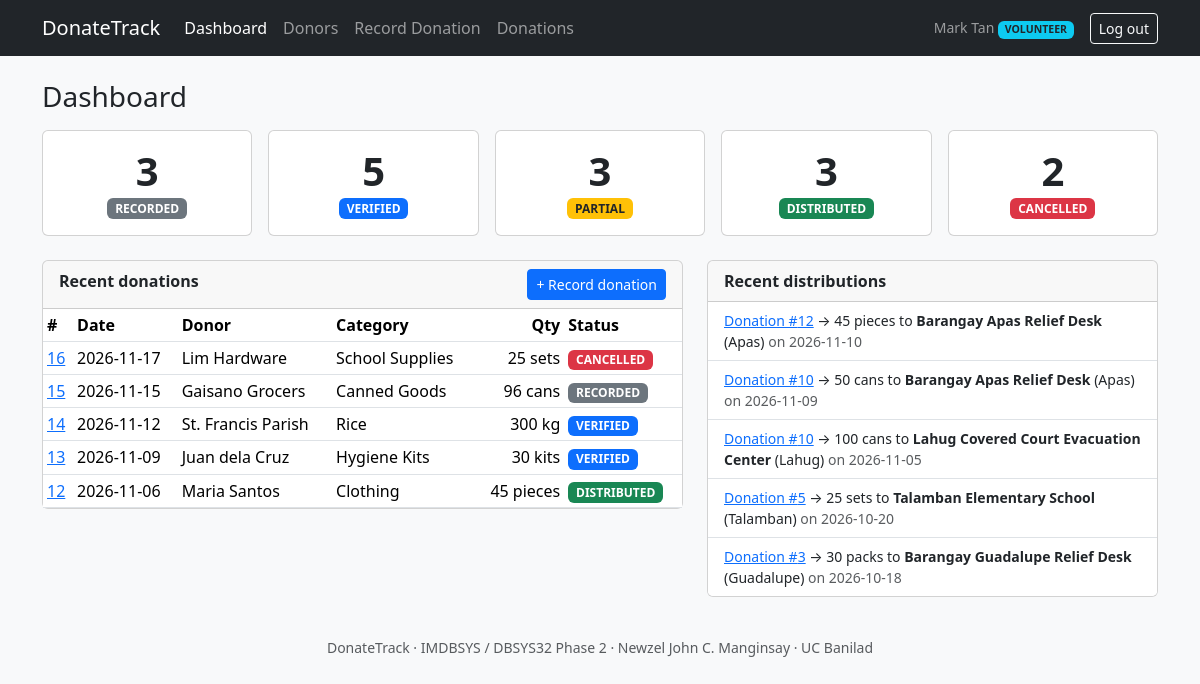
The app's page /dashboard.php (signed in) with its own data.
### tables this page shows
CREATE TABLE users (
  user_id        INT UNSIGNED NOT NULL AUTO_INCREMENT,
  username       VARCHAR(50)  NOT NULL,
  password_hash  VARCHAR(255) NOT NULL,
  full_name      VARCHAR(100) NOT NULL,
  role           ENUM('COORDINATOR','VOLUNTEER','DONOR') NOT NULL,
  is_active      TINYINT(1)   NOT NULL DEFAULT 1,
  created_at     TIMESTAMP    NOT NULL DEFAULT CURRENT_TIMESTAMP,
  PRIMARY KEY (user_id),
  UNIQUE KEY uq_users_username (username),
  CONSTRAINT chk_users_active CHECK (is_active IN (0,1))
);

CREATE TABLE distributions (
  distribution_id   INT UNSIGNED  NOT NULL AUTO_INCREMENT,
  donation_id       INT UNSIGNED  NOT NULL,
  released_by       INT UNSIGNED  NOT NULL,
  recipient_name    VARCHAR(120)  NOT NULL,
  recipient_area    VARCHAR(120)  NOT NULL,
  quantity_released DECIMAL(12,2) NOT NULL,
  distribution_date DATE          NOT NULL,
  remarks           VARCHAR(255)  NULL,
  created_at        TIMESTAMP     NOT NULL DEFAULT CURRENT_TIMESTAMP,
  PRIMARY KEY (distribution_id),
  KEY idx_distributions_donation (donation_id),
  CONSTRAINT fk_distributions_donation FOREIGN KEY (donation_id)
    REFERENCES donations (donation_id) ON DELETE RESTRICT ON UPDATE CASCADE,
  CONSTRAINT fk_distributions_user FOREIGN KEY (released_by)
    REFERENCES users (user_id) ON DELETE RESTRICT ON UPDATE CASCADE,
  CONSTRAINT chk_distributions_qty CHECK (quantity_released > 0)    
);

CREATE TABLE donations (
  donation_id    INT UNSIGNED  NOT NULL AUTO_INCREMENT,
  donor_id       INT UNSIGNED  NOT NULL,
  category_id    INT UNSIGNED  NOT NULL,
  recorded_by    INT UNSIGNED  NOT NULL,
  donation_date  DATE          NOT NULL,
  quantity       DECIMAL(12,2) NOT NULL,
  status         ENUM('RECORDED','VERIFIED','PARTIAL','DISTRIBUTED','CANCELLED')
                 NOT NULL DEFAULT 'RECORDED',
  notes          VARCHAR(500)  NULL,
  cancel_reason  VARCHAR(255)  NULL,
  created_at     TIMESTAMP     NOT NULL DEFAULT CURRENT_TIMESTAMP,
  updated_at     TIMESTAMP     NOT NULL DEFAULT CURRENT_TIMESTAMP
                               ON UPDATE CURRENT_TIMESTAMP,
  PRIMARY KEY (donation_id),
  KEY idx_donations_status_date (status, donation_date),
  KEY idx_donations_category (category_id),
  KEY idx_donations_donor (donor_id),
  CONSTRAINT fk_donations_donor    FOREIGN KEY (donor_id)
    REFERENCES donors (donor_id) ON DELETE RESTRICT ON UPDATE CASCADE,
  CONSTRAINT fk_donations_category FOREIGN KEY (category_id)
    REFERENCES donation_categories (category_id) ON DELETE RESTRICT ON UPDATE CASCADE,
  CONSTRAINT fk_donations_user     FOREIGN KEY (recorded_by)
    REFERENCES users (user_id) ON DELETE RESTRICT ON UPDATE CASCADE,
  CONSTRAINT chk_donations_qty CHECK (quantity > 0)           
);

CREATE TABLE donors (
  donor_id    INT UNSIGNED NOT NULL AUTO_INCREMENT,
  user_id     INT UNSIGNED NULL,
  donor_name  VARCHAR(120) NOT NULL,
  donor_type  ENUM('INDIVIDUAL','ORGANIZATION','BUSINESS') NOT NULL,
  email       VARCHAR(120) NULL,
  phone       VARCHAR(30)  NULL,
  address     VARCHAR(255) NULL,
  is_active   TINYINT(1)   NOT NULL DEFAULT 1,
  created_at  TIMESTAMP    NOT NULL DEFAULT CURRENT_TIMESTAMP,
  PRIMARY KEY (donor_id),
  UNIQUE KEY uq_donors_email (email),           
  UNIQUE KEY uq_donors_user  (user_id),         
  KEY idx_donors_name (donor_name),
  CONSTRAINT fk_donors_user FOREIGN KEY (user_id)
    REFERENCES users (user_id) ON DELETE SET NULL ON UPDATE CASCADE,
  CONSTRAINT chk_donors_active CHECK (is_active IN (0,1))
);

CREATE TABLE donation_categories (
  category_id    INT UNSIGNED NOT NULL AUTO_INCREMENT,
  category_name  VARCHAR(80)  NOT NULL,
  unit           VARCHAR(20)  NOT NULL,
  description    VARCHAR(255) NULL,
  is_active      TINYINT(1)   NOT NULL DEFAULT 1,
  PRIMARY KEY (category_id),
  UNIQUE KEY uq_categories_name (category_name),
  CONSTRAINT chk_categories_active CHECK (is_active IN (0,1))
);

### includes/auth.php (called while the page is built, shortened)
<?php
require_once __DIR__ . '/db.php';
require_once __DIR__ . '/helpers.php';
function current_user(): ?array { return $_SESSION['user'] ?? null; }
function home_for(string $role): string {
    return $role === 'DONOR' ? 'my_donations.php' : 'dashboard.php';
}
function require_role(array $roles = []): array {
    $u = current_user();
    $fresh = q_one('SELECT full_name, role, is_active FROM users WHERE user_id = ?', 'i', [$u['user_id']]);
    $u = $_SESSION['user'];
    return $u;
}

### includes/db.php (called while the page is built, shortened)
<?php
function cfg(string $key) {
    static $c = null;
    if ($c === null) { $c = require __DIR__ . '/../config/config.php'; }
    return $c[$key];
}
function db(): mysqli {
    static $conn = null;
    if ($conn === null) {
        try {
            $conn = new mysqli(cfg('db_host'), cfg('db_user'), cfg('db_pass'), cfg('db_name'), cfg('db_port'));
            $conn->set_charset('utf8mb4');
        } catch (mysqli_sql_exception $e) {
            error_log('DB connect failed: ' . $e->getMessage());
            http_response_code(500);
            exit('The database is unavailable. Please check config/config.php and that MySQL is running.');
        }
    }
    return $conn;
}
function q_all(string $sql, string $types = '', array $params = []): array {
    $st = db()->prepare($sql);
    if ($types !== '') { $st->bind_param($types, ...$params); }
    $st->execute();
    $rows = $st->get_result()->fetch_all(MYSQLI_ASSOC);
    return $rows;
}
function q_one(string $sql, string $types = '', array $params = []): ?array {
    $rows = q_all($sql, $types, $params);
    return $rows[0] ?? null;
}

### dashboard.php (the view, shortened to what this page needs)
<?php
require_once __DIR__ . '/includes/auth.php';
$u = require_role(['COORDINATOR', 'VOLUNTEER']);
$counts = array_fill_keys(['RECORDED', 'VERIFIED', 'PARTIAL', 'DISTRIBUTED', 'CANCELLED'], 0);
foreach (q_all('SELECT status, COUNT(*) AS n FROM donations GROUP BY status') as $r) { $counts[$r['status']] = (int)$r['n']; }
$recentDonations = q_all(
    'SELECT d.donation_id, d.donation_date, dn.donor_name, c.category_name, c.unit, d.quantity, d.status
     FROM donations d
     JOIN donors dn ON dn.donor_id = d.donor_id
     JOIN donation_categories c ON c.category_id = d.category_id
     ORDER BY d.created_at DESC, d.donation_id DESC LIMIT 5');
$recentReleases = q_all(
    'SELECT x.distribution_id, x.distribution_date, x.recipient_name, x.recipient_area, x.quantity_released, c.unit,
            dn.donor_name, x.donation_id
     FROM distributions x
     JOIN donations d ON d.donation_id = x.donation_id
     JOIN donors dn ON dn.donor_id = d.donor_id
     JOIN donation_categories c ON c.category_id = d.category_id
     ORDER BY x.distribution_date DESC, x.distribution_id DESC LIMIT 5');
include __DIR__ . '/includes/header.php';
?>
<h1 class="h3 mb-3">Dashboard</h1>
<div class="row g-3 mb-4">
<?php foreach ($counts as $status => $n): ?>
  <div class="col-6 col-md"><a class="text-decoration-none" href="donations.php?status=<?= e($status) ?>">
    <div class="card card-stat text-center h-100"><div class="card-body py-3">
      <div class="display-6"><?= $n ?></div><?= status_badge($status) ?></div></div></a></div>
<?php endforeach; ?>
</div>
<div class="row g-4">
  <div class="col-lg-7">
    <div class="card"><div class="card-header d-flex justify-content-between"><strong>Recent donations</strong>
      <a href="donation_form.php" class="btn btn-sm btn-primary">+ Record donation</a></div>
      <div class="table-responsive"><table class="table table-sm table-hover mb-0 align-middle">
        <thead><tr><th>#</th><th>Date</th><th>Donor</th><th>Category</th><th class="text-end">Qty</th><th>Status</th></tr></thead><tbody>
        <?php foreach ($recentDonations as $r): ?>
          <tr><td><a href="donation_view.php?id=<?= (int)$r['donation_id'] ?>"><?= (int)$r['donation_id'] ?></a></td>
            <td><?= e($r['donation_date']) ?></td><td><?= e($r['donor_name']) ?></td><td><?= e($r['category_name']) ?></td>
            <td class="text-end"><?= fmt_qty($r['quantity']) ?> <?= e($r['unit']) ?></td><td><?= status_badge($r['status']) ?></td></tr>
        <?php endforeach; ?></tbody></table></div></div>
  </div>
  <div class="col-lg-5">
    <div class="card"><div class="card-header"><strong>Recent distributions</strong></div>
      <ul class="list-group list-group-flush">
      <?php foreach ($recentReleases as $r): ?>
        <li class="list-group-item small"><a href="donation_view.php?id=<?= (int)$r['donation_id'] ?>">Donation #<?= (int)$r['donation_id'] ?></a>
          &rarr; <?= fmt_qty($r['quantity_released']) ?> <?= e($r['unit']) ?> to <strong><?= e($r['recipient_name']) ?></strong>
          (<?= e($r['recipient_area']) ?>) <span class="text-muted">on <?= e($r['distribution_date']) ?></span></li>
      <?php endforeach; if (!$recentReleases): ?><li class="list-group-item text-muted">No distributions yet.</li><?php endif; ?>
      </ul></div>
  </div>
</div>
<?php include __DIR__ . '/includes/footer.php'; ?>

### includes/header.php (shortened to what this page needs)
<?php
$u = current_user();
$self = basename($_SERVER['SCRIPT_NAME']);
function nav_item(string $file, string $label, string $self, array $also = []): string {
    $active = ($self === $file || in_array($self, $also, true)) ? ' active' : '';
    return '<li class="nav-item"><a class="nav-link' . $active . '" href="' . e($file) . '">' . e($label) . '</a></li>';
}
?><!DOCTYPE html>
<html lang="en">
<head>
<link href="assets/vendor/bootstrap.min.css" rel="stylesheet">
<link href="assets/style.css" rel="stylesheet">
</head>
<body class="bg-light">
<nav class="navbar navbar-expand-lg navbar-dark bg-dark">
  <div class="container">
    <a class="navbar-brand" href="<?= $u ? e(home_for($u['role'])) : 'login.php' ?>">DonateTrack</a>
    <?php if ($u): ?>
    <div class="collapse navbar-collapse" id="nav">
      <ul class="navbar-nav me-auto">
        <?php if ($u['role'] === 'DONOR'): ?>
          <?= nav_item('my_donations.php', 'My Donations', $self) ?>
        <?php else: ?>
          <?= nav_item('dashboard.php', 'Dashboard', $self) ?>
          <?= nav_item('donors.php', 'Donors', $self, ['donor_form.php']) ?>
          <?= nav_item('donation_form.php', 'Record Donation', $self) ?>
          <?= nav_item('donations.php', 'Donations', $self, ['donation_view.php']) ?>
        <?php endif; ?>
      </ul>
      <span class="navbar-text me-3 small"><?= e($u['full_name']) ?> <span class="badge bg-info text-dark"><?= e($u['role']) ?></span></span>
      <a class="btn btn-outline-light btn-sm" href="logout.php">Log out</a>
    </div>
    <?php endif; ?>
  </div>
</nav>
<main class="container py-4">

### includes/helpers.php (shortened to what this page needs)
<?php
function e($v): string { return htmlspecialchars((string)$v, ENT_QUOTES, 'UTF-8'); }
function fmt_qty($n): string {
    $s = number_format((float)$n, 2, '.', ',');
    return rtrim(rtrim($s, '0'), '.');
}
function status_badge(string $s): string {
    $map = ['RECORDED' => 'secondary', 'VERIFIED' => 'primary', 'PARTIAL' => 'warning text-dark',
            'DISTRIBUTED' => 'success', 'CANCELLED' => 'danger'];
    return '<span class="badge bg-' . ($map[$s] ?? 'secondary') . '">' . e($s) . '</span>';
}

### includes/footer.php (shortened to what this page needs)
</main>
<footer class="text-center text-muted small py-3">
  DonateTrack &middot; IMDBSYS / DBSYS32 Phase 2 &middot; Newzel John C. Manginsay &middot; UC Banilad
</footer>
</body>
</html>

### assets/style.css (style rules this page uses)
.table thead th { white-space: nowrap; }
.card-stat .display-6 { font-weight: 600; }

### records on screen
users: full_name "Mark Tan", role "VOLUNTEER"
distributions: donation "3", distribution_id "5", quantity_released "30", donation_categories.unit "packs", recipient_name "Barangay Guadalupe Relief Desk", recipient_area "Guadalupe", distribution_date "2026-10-18"
donations: donation_id "16", donation_date "2026-11-17", donor.donor_name "Lim Hardware", category.category_name "School Supplies", quantity "25", category.unit "sets", status "CANCELLED"
donations: donation_id "15", donation_date "2026-11-15", donor.donor_name "Gaisano Grocers", category.category_name "Canned Goods", quantity "96", category.unit "cans", status "RECORDED"
donations: donation_id "14", donation_date "2026-11-12", donor.donor_name "St. Francis Parish", category.category_name "Rice", quantity "300", category.unit "kg", status "VERIFIED"
donations: donation_id "13", donation_date "2026-11-09", donor.donor_name "Juan dela Cruz", category.category_name "Hygiene Kits", quantity "30", category.unit "kits", status "VERIFIED"
donations: donation_id "12", donation_date "2026-11-06", donor.donor_name "Maria Santos", category.category_name "Clothing", quantity "45", category.unit "pieces", status "DISTRIBUTED"
distributions: donation "12", quantity_released "45", donation_categories.unit "pieces", recipient_name "Barangay Apas Relief Desk", recipient_area "Apas", distribution_date "2026-11-10"
distributions: donation "10", quantity_released "50", donation_categories.unit "cans", recipient_name "Barangay Apas Relief Desk", recipient_area "Apas", distribution_date "2026-11-09"
distributions: donation "10", quantity_released "100", donation_categories.unit "cans", recipient_name "Lahug Covered Court Evacuation Center", recipient_area "Lahug", distribution_date "2026-11-05"
distributions: donation "5", quantity_released "25", donation_categories.unit "sets", recipient_name "Talamban Elementary School", recipient_area "Talamban", distribution_date "2026-10-20"

### other values on screen
$label "Dashboard Donors Record Donation Donations"
$s "RECORDED"
$s "VERIFIED"
$s "PARTIAL"
$s "DISTRIBUTED"
$n "2"
$s "CANCELLED"
